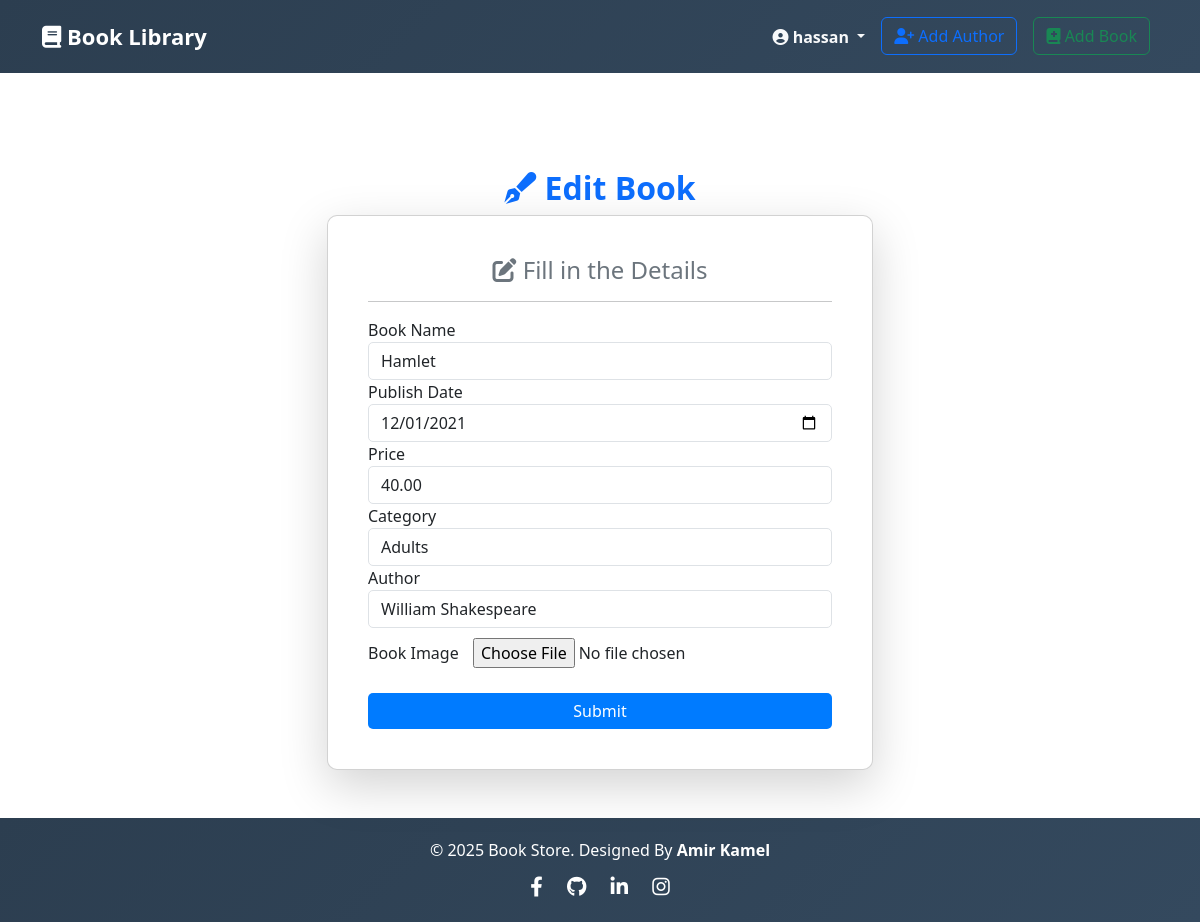
/edit_book/1 (signed in), run on the app's committed database.
### app/users/models.py (models this page shows, shortened)
class User(db.Model, UserMixin):
    id = db.Column(db.Integer, primary_key=True)
    username = db.Column(db.String(50), unique=True, nullable=False)
    email = db.Column(db.String(120), unique=True, nullable=False)
    password_hash = db.Column(db.String(256), nullable=False)

### app/authandbooks/models.py (models this page shows, shortened)
class Book(db.Model):
    id = db.Column(db.Integer, primary_key=True)
    name = db.Column(db.String(100), nullable=False, unique=True)
    publish_date = db.Column(db.Date, nullable=False)
    add_date = db.Column(db.DateTime, default=datetime.utcnow, nullable=False)
    price = db.Column(db.Float, nullable=False)
    category = db.Column(db.String(20), nullable=False)
    image = db.Column(db.String(100), nullable=True)
    author_id = db.Column(db.Integer, db.ForeignKey('author.id', ondelete="CASCADE"), nullable=False)

### app/authandbooks/routes.py (the view, shortened to what this page needs)
@authandbooks.route('/edit_book/<int:book_id>', methods=['GET', 'POST'])
def edit_book(book_id):
    book = Book.query.get_or_404(book_id)
    form = BookForm(obj=book)  # Prefill form with existing book data
    form.author_id.choices = [(author.id, author.name) for author in Author.query.all()]
    form.author_id.data = book.author_id
    return render_template('form.html', title="Edit Book", form=form)

### app/authandbooks/forms.py
class BookForm(FlaskForm):
    name = StringField('Book Name', validators=[DataRequired(), Length(min=2, max=200)])
    publish_date = DateField("Publish Date", format="%Y-%m-%d", validators=[DataRequired()])
    price = DecimalField('Price', validators=[DataRequired()])
    category = SelectField('Category', choices=[('under 8', 'Under 8'), ('8-15', '8-15'), ('adults', 'Adults')], validators=[DataRequired()])
    author_id = SelectField('Author', coerce=int, validators=[DataRequired()])
    image = FileField('Book Image', validators=[FileAllowed(['jpg', 'png', 'jpeg'], 'Images only!')])
    submit = SubmitField('Submit')

### app/__init__.py (called while the page is built)
def create_app():
    app = Flask(__name__)
    app.config.from_object(Config)
    Bootstrap(app)
    csrf.init_app(app)
    db.init_app(app)
    migrate.init_app(app, db)
    login_manager.init_app(app)
    @app.context_processor
    def inject_user():
        return dict(current_user=current_user)
    from app.authandbooks.routes import authandbooks
    from app.users.routes import users
    @app.before_request
    def restrict_access():
        allowed_routes = ['users.login', 'users.register', 'authandbooks.book_list', 'static']  # Allowed pages
        if not current_user.is_authenticated and request.endpoint not in allowed_routes:
            return redirect(url_for('users.login'))
    app.register_blueprint(authandbooks, url_prefix="/")
    app.register_blueprint(users, url_prefix="/user")
    return app

### app/users/models.py (called while the page is built)
@login_manager.user_loader
def load_user(user_id):
    return User.query.get(int(user_id))

### app/authandbooks/templates/form.html (shortened to what this page needs)
{% extends "index.html" %}
{% import "bootstrap/wtf.html" as wtf %}
{% block content %}
<div class="container mt-5">
    <h2 class="text-center text-primary fw-bold">
        <i class="fas fa-pen-fancy"></i> {{ title }}
    </h2>
    <div class="col-md-6 offset-md-3">
        <div class="card p-4 shadow-lg form-card">
            <div class="card-body">
                <h4 class="card-title text-center text-secondary">
                    <i class="fas fa-edit"></i> Fill in the Details
                </h4>
                <hr>
                <div class="form-container">
                    {{ wtf.quick_form(form, button_map={"submit": "primary"}) }}
                </div>
            </div>
        </div>
    </div>
</div>
{% endblock %}

### app/templates/index.html (shortened to what this page needs)
<!DOCTYPE html>
<html lang="en">
<head>
    <link rel="stylesheet" href="https://cdn.jsdelivr.net/npm/bootstrap@5.3.0/dist/css/bootstrap.min.css">
    <link rel="stylesheet" href="https://cdnjs.cloudflare.com/ajax/libs/font-awesome/6.4.0/css/all.min.css">
    <link rel="stylesheet" href="{{ url_for('static', filename='stylesheets/style.css') }}">
</head>
<body>
<nav class="navbar navbar-expand-lg navbar-dark custom-navbar">
    <div class="container">
        <a class="navbar-brand" href="{{ url_for('authandbooks.book_list') }}">
            <i class="fas fa-book"></i> Book Library
        </a>
        <div class="collapse navbar-collapse" id="navbarNav">
            <ul class="navbar-nav ms-auto">
                {% if current_user.is_authenticated %}
                    <li class="nav-item dropdown">
                        <a class="nav-link dropdown-toggle text-light fw-bold" href="#" id="userDropdown" role="button" data-bs-toggle="dropdown">
                            <i class="fas fa-user-circle"></i> {{ current_user.username }}
                        </a>
                    </li>
                    <li class="nav-item">
                        <a class="btn btn-outline-primary mx-2" href="{{ url_for('authandbooks.add_author') }}">
                            <i class="fas fa-user-plus"></i> Add Author
                        </a>
                    </li>
                    <li class="nav-item">
                        <a class="btn btn-outline-success mx-2" href="{{ url_for('authandbooks.add_book') }}">
                            <i class="fas fa-book-medical"></i> Add Book
                        </a>
                    </li>
                {% endif %}
            </ul>
        </div>
    </div>
</nav>
     <main class="container my-5">
        {% block content %}{% endblock %}
    </main>
<footer class="footer">
    <p>&copy; 2025 Book Store. Designed By <strong>Amir Kamel</strong></p>
    <div class="social-icons">
        <a href="https://www.facebook.com/AmirAldhlab" target="_blank"><i class="fab fa-facebook-f"></i></a>
        <a href="https://github.com/Amir-Kamel" target="_blank"><i class="fab fa-github"></i></a>
        <a href="www.linkedin.com/in/amir-kamel-kamal" target="_blank"><i class="fab fa-linkedin-in"></i></a>
        <a href="https://www.instagram.com/amir_ald7lab/" target="_blank"><i class="fab fa-instagram"></i></a>
    </div>
</footer>
</body>
</html>

### app/static/stylesheets/style.css (style rules this page uses)
html, body { height: 100%; display: flex; flex-direction: column; }
.custom-navbar { background: linear-gradient(135deg, #2c3e50, #34495e); padding: 15px; }
.custom-navbar .navbar-brand { font-weight: bold; font-size: 22px; }
.custom-navbar .btn { transition: all 0.3s ease-in-out; }
.footer { background: linear-gradient(135deg, #2c3e50, #34495e) !important; color: white; margin-top: auto; padding: 20px 0; text-align: center; }
.footer p { margin-bottom: 10px; }
.footer .social-icons a { color: white; margin: 0 10px; font-size: 20px; transition: color 0.3s; }
.container { flex: 1; }
.form-card { border-radius: 10px; background: #fff; box-shadow: 0px 5px 15px rgba(0, 0, 0, 0.1); }
input, select, textarea { border-radius: 5px !important; padding: 10px; }
.btn-primary { background: #007bff; border: none; transition: all 0.3s ease-in-out; }
.form-container .btn-primary { margin-top: 20px; width: 100%; }
.form-card form .btn { margin-top: 15px; width: 100%; }

### data on the page
User: username "hassan"
Book: name "Hamlet", publish_date "12/01/2021", price "40.00", category "Adults", author_id "William Shakespeare"

### other printed values
{{ title }} "Edit Book"
